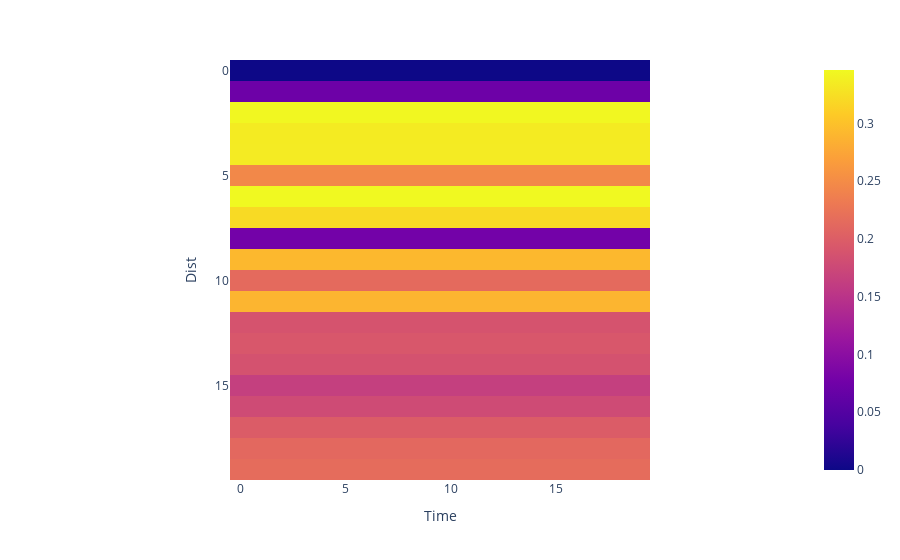

Notebook cell for this chart:
### Code cell
fig = px.imshow(r_values, labels={"x":"Time","y":"Dist"})
fig.show()

### Figure 1 — Plotly figure (JSON) as saved in the notebook; plotly's stock layout.template omitted (floating-point values rounded to 4 significant figures; data arrays with more than 128 entries replaced by an {"elided": "..."} marker saying what was removed)
{"data": [{"coloraxis": "coloraxis", "hovertemplate": "Time: %{x}<br>Dist: %{y}<br>color: %{z}<extra></extra>", "name": "0", "type": "heatmap", "xaxis": "x", "yaxis": "y", "z": {"elided": "20x20 float values"}}], "layout": {"coloraxis": {"colorscale": [[0, "#0d0887"], [0.1111, "#46039f"], [0.2222, "#7201a8"], [0.3333, "#9c179e"], [0.4444, "#bd3786"], [0.5556, "#d8576b"], [0.6667, "#ed7953"], [0.7778, "#fb9f3a"], [0.8889, "#fdca26"], [1, "#f0f921"]]}, "margin": {"t": 60}, "xaxis": {"anchor": "y", "constrain": "domain", "domain": [0, 1], "scaleanchor": "y", "title": {"text": "Time"}}, "yaxis": {"anchor": "x", "autorange": "reversed", "constrain": "domain", "domain": [0, 1], "title": {"text": "Dist"}}}}
